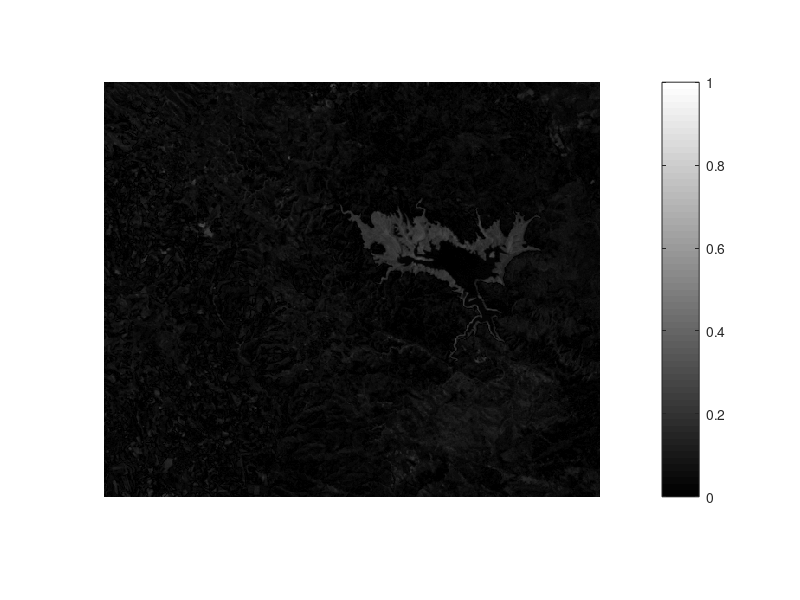
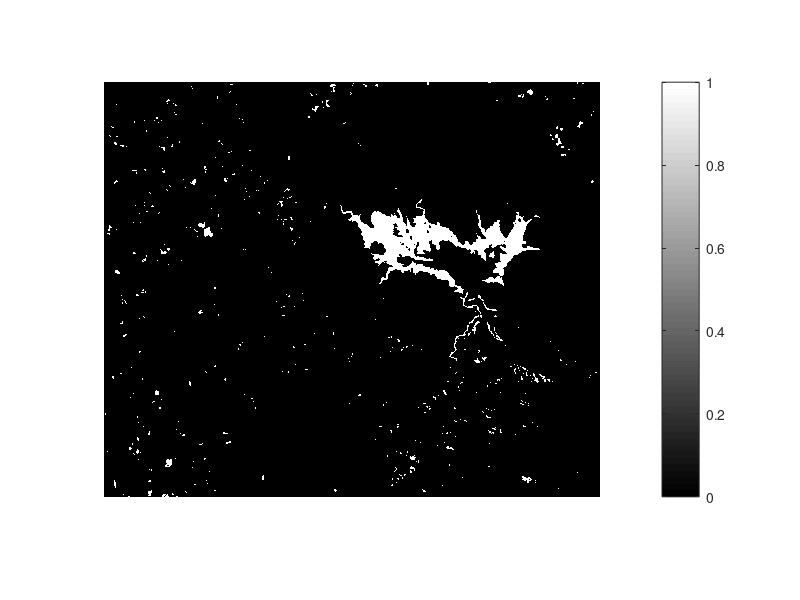

These charts were generated, in order, by the following MATLAB code: (Note: this script raises an error after producing the figures.)
%This code was made from the article 
% "A theoretical framework for change detection based on a compound 
% multiclass statistical model of the difference image "

% if you used remember to cited bibtex here:
% @article{zanetti2017theoretical,
%   title={A theoretical framework for change detection based on a compound multiclass statistical model of the difference image},
%   author={Zanetti, Massimo and Bruzzone, Lorenzo},
%   journal={IEEE Transactions on Geoscience and Remote Sensing},
%   volume={56},
%   number={2},
%   pages={1129--1143},
%   year={2017},
%   publisher={IEEE}
% }
%%
clear all
close all
clc

%% Initialization

%________________ lake data ___________
load('mulgaria_95_96.mat')
%load('fire_2013.mat')

%--------lake & fire ------------
I = lake';
Aspot = lakef';
clear lake lakef;

%________________ contest data ___________
%load('data_contest.mat')
%load('mulargia_2001_2003.mat')

%_________________Magnitude of difference _______________


ro = sqrt((I(:) - Aspot(:)).^2);

ro(ro == 0) = eps;


N = length(ro);



%% Population of W11, W12 and W2 for ML initial parameters

%Qunatile thresholding
nbins = 300;
[counts ,centers] = hist(ro,nbins);
counts_n = counts./N;
Y = quantile(ro,counts_n);
y_d = diff(Y)./diff(counts_n);

T = centers(y_d == max(y_d));

idx_w1 = ro <= T;
idx_w2 = ro > T;
W1 = ro(idx_w1);
W2 = ro(idx_w2);

change_map = ro;
change_map(idx_w1) = 0;
change_map(idx_w2) = 1;


%median thresholding for multi-class no change
T = (max(W1) - min(W1))/2;

idx_w11 = W1 <= T;
idx_w12 = W1 > T;
W11 = W1(idx_w11);
W12 = W1(idx_w12);

[m_c n_c] = size(Aspot);

figure, imshow(reshape(ro,m_c,n_c)), colorbar
figure, imshow(reshape(change_map,m_c,n_c)), colorbar

alpha_1 = length(W11)/N;
alpha_2 = length(W12)/N;
delta_1 = raylfit(W11);
delta_2 = raylfit(W12);

pd = fitdist(W2,'Rician');
nu = pd.s;
delta = pd.sigma;

%% Compute log-likelihood

p_x_w11 = rayleigh(ro,delta_1);
p_x_w12 = rayleigh(ro,delta_2);
p_x_w2 = rician(ro,delta,nu);

%Solve problem with low probabilities round to zero
p_x_w11(p_x_w11 == 0) = eps;
p_x_w12(p_x_w12 == 0) = eps;
p_x_w2(p_x_w2 == 0) = eps;
p_x_w2(isnan(p_x_w2)) = eps;
p_x_w2(isinf(p_x_w2)) = eps;


p_ro_Psi = (alpha_1*p_x_w11) + ...
    (alpha_2*p_x_w12) + ...
    ((1 - alpha_1 - alpha_2)*p_x_w2);

clear idx_w1 idx_w2

%imagesc(reshape(p_ro_Psi,m_c,n_c))


log_likelihood(1) = sum(log(p_ro_Psi));

log_likeliold = 100;

figure;
hold on

Q_psi_psihat = zeros(N,3);
k = 1;

while abs(log_likelihood(k) - log_likeliold)/log_likeliold > 10e-8
    
    
    
    %%Expectation step
    p_x_w11 = rayleigh(ro,delta_1);
    p_x_w12 = rayleigh(ro,delta_2);
    p_x_w2 = rician(ro,delta,nu);
    
    %Solve problem with low probabilities round to zero
    p_x_w11(p_x_w11 == 0) = eps;
    p_x_w12(p_x_w12 == 0) = eps;
    p_x_w2(p_x_w2 == 0) = eps;
    p_x_w2(isnan(p_x_w2)) = eps;
    p_x_w2(isinf(p_x_w2)) = eps;
    
    
    p_w11_x_psi = (alpha_1*p_x_w11)./p_ro_Psi;
    p_w12_x_psi = (alpha_2*p_x_w12)./p_ro_Psi;
    p_w2_x_psi = ((1 - alpha_1 - alpha_2)*p_x_w2)./p_ro_Psi;
    
    Q_psi_psihat(:,1) = p_w11_x_psi;
    Q_psi_psihat(:,2) = p_w12_x_psi;
    Q_psi_psihat(:,3) = p_w2_x_psi;
    
    
    %% Maximitation step
    alpha_old_1 = alpha_1;
    alpha_old_2 = alpha_2;
    
    delta_1_old = delta_1;
    delta_2_old = delta_2;
    
    nu_old = nu;
    delta_old = delta;
    
    alpha_1 = (1/N)*sum(p_w11_x_psi);
    alpha_2 = (1/N)*sum(p_w12_x_psi);
    
    delta_1 = sqrt((sum(p_w11_x_psi.*(ro.^2)))/(2*(sum(p_w11_x_psi))));
    delta_2 = sqrt((sum(p_w12_x_psi.*(ro.^2)))/(2*(sum(p_w12_x_psi))));
    
    I_0 = besseli(0,(ro.*nu_old)./(delta_old^2));
    I_1 = besseli(1,(ro.*nu_old)./(delta_old^2));
    nu = ((sum(p_w2_x_psi.*(I_1./I_0).*ro))/(sum(p_w2_x_psi)));
    
    aux = (ro.^2) + (nu_old.^2) - (2*ro.*nu_old.*(I_1./I_0));
    delta = sqrt((sum(p_w2_x_psi.*aux))/(2*(sum(p_w2_x_psi))));
    
    
    %% Log-likelihood
    p_x_w11 = rayleigh(ro,delta_1);
    p_x_w12 = rayleigh(ro,delta_2);
    p_x_w2 = rician(ro,delta,nu);
    
    %Solve problem with low probabilities round to zero in order to avoid
    %Nan or Inf due to de fisr order modified Bessel function and
    %log-likelihood
    p_x_w11(p_x_w11 == 0) = eps;
    p_x_w12(p_x_w12 == 0) = eps;
    p_x_w2(p_x_w2 == 0) = eps;
    p_x_w2(isnan(p_x_w2)) = eps;
    p_x_w2(isinf(p_x_w2)) = eps;
    
    %joint distribution
    p_ro_Psi = (alpha_1*p_x_w11) + ...
        (alpha_2*p_x_w12) + ...
        ((1 - alpha_1 - alpha_2)*p_x_w2);
    
    log_likeliold = log_likelihood(k);
    
    k = k + 1;
    
    log_likelihood(k) = sum(log(p_ro_Psi));
    
    %     plot(log_likelihood,'r','linewidth',3)
    %     title('Log-likelihood','FontSize',13)
    %     xlabel('Iterations','FontSize',13)
    %     ylabel('$\mathcal{L}(\mathbf{ \Psi }) = \sum log(p(\mathbf{X}|\mathbf{\Psi}))$','FontSize',13,'interpreter','latex')
    %     set(gca,'FontSize',12)
    %     grid on
    %
    %     drawnow
    
end

plot(log_likelihood,'r','linewidth',3)
title('Log-likelihood','FontSize',13)
xlabel('Iterations','FontSize',13)
ylabel('$\mathcal{L}(\mathbf{ \Psi }) = \sum log(p(\mathbf{X}|\mathbf{\Psi}))$','FontSize',13,'interpreter','latex')
set(gca,'FontSize',12)
grid on

%% BDR (Bayesian Decision Rule)
[val , index] = max(Q_psi_psihat,[],2);
clear val;

change_map = ro;
change_map(index == 1) = 0; %No change
change_map(index == 2) = 0; %No change
change_map(index == 3) = 1; %Change
change_map = reshape(change_map,m_c,n_c);

figure, imshow(change_map), colorbar

[counts ,centers] = hist(ro,nbins);
counts_n = counts./max(counts);
figure, bar(centers,counts_n)
hold on
plot(ro,p_ro_Psi./max(p_ro_Psi),'rx')
title('Joint distribution and Histogram of $\rho$','FontSize',13,'interpreter','latex')
xlabel('$\rho$','FontSize',13,'interpreter','latex')
ylabel('Normalized probabilities','FontSize',13,'interpreter','latex')
set(gca,'FontSize',12)
grid on
